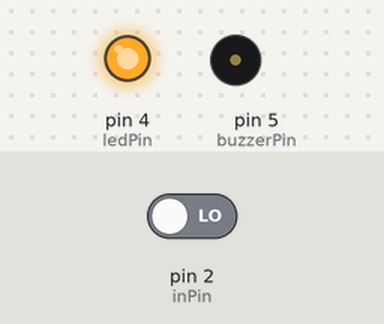
A sketch run on a simulated Arduino Uno, built with avr-gcc and run on an emulated ATmega328P. On the bench: output pins drawn as LEDs (lit = HIGH), buzzer (waves = sounding, pin HIGH). Inputs (shaded band) come from the test bench; at power-on: pin 2 (inPin) LOW.

Above: at 17.6 s.
At 20.6 s:
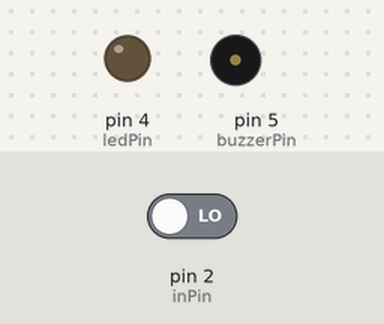
Timing chart, 0 to 22.1 s (numbered marks = the images above):
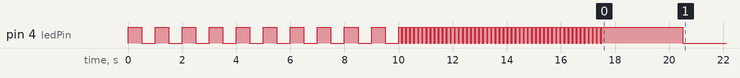

The sketch:

alarm_radar.ino
```cpp
const int ledPin            = 4;
const int buzzerPin         = 5;
const int inPin             = 2;
int val = 0;


void setup() {
  pinMode(ledPin, OUTPUT);
  pinMode(buzzerPin, OUTPUT);
  pinMode(inPin, INPUT);
  activation();

}

// the loop function runs over and over again forever
void loop() {
  val = digitalRead(inPin);     // read the input pin
  if (val == HIGH) {
    digitalWrite(ledPin, HIGH);
   alarm();
  }
  else digitalWrite(ledPin, LOW);
}


void alarm() {
  // Whoop up
  for(int hz = 800; hz < 1500; hz++){
    tone(buzzerPin, hz, 50);
    delay(2);
  }
  noTone(buzzerPin);
} // Repeat


void activation() {
 for(int i = 0; i < 10; i++){
    digitalWrite(ledPin, HIGH);
    delay(500);
    digitalWrite(ledPin, LOW);
    delay(500);
  }
  for(int i = 0; i < 50; i++){
    digitalWrite(ledPin, HIGH);
    delay(100);
    digitalWrite(ledPin, LOW);
    delay(50);
  }
  digitalWrite(ledPin, HIGH);
  delay(3000);
  digitalWrite(ledPin, LOW);
}
```
